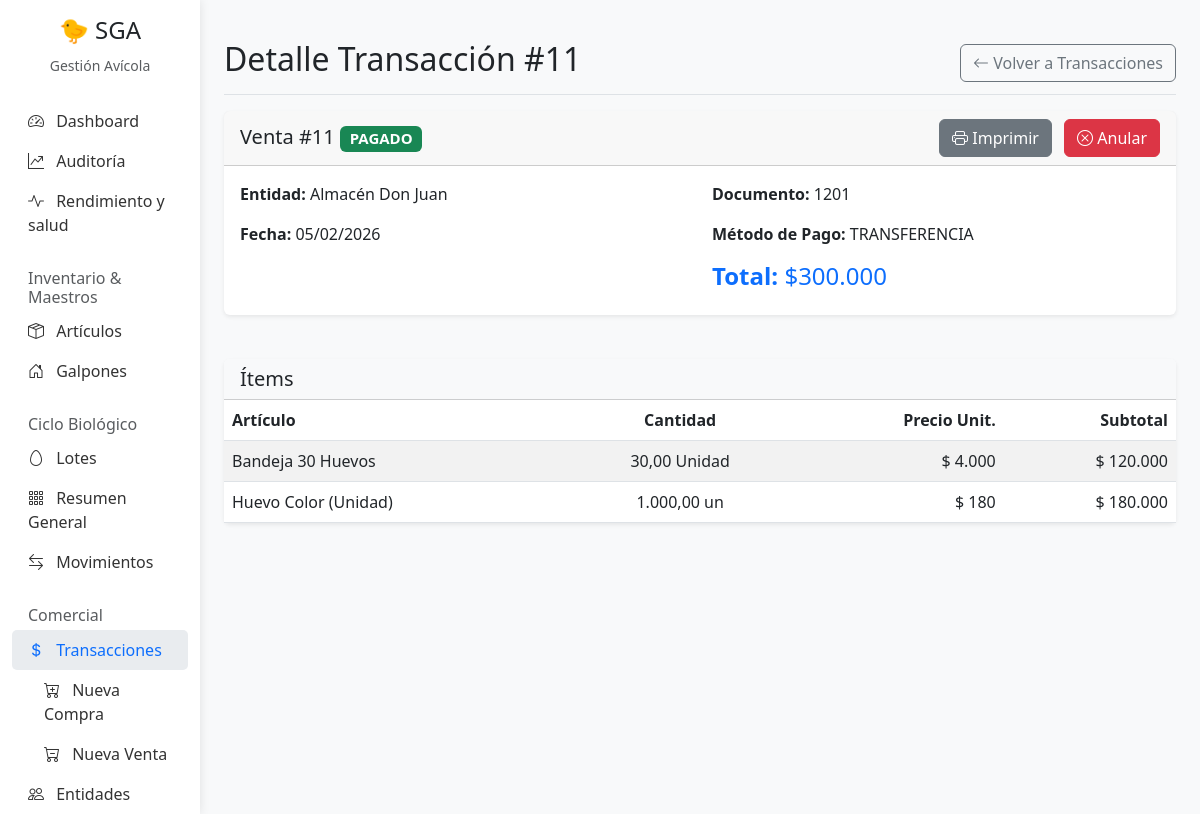
The page /transacciones/11/ on the database its author committed.
### Gestion/models.py (models this page shows, shortened)
class CabeceraTransaccion(models.Model):
    id_transaccion = models.AutoField(primary_key=True)
    tipo_operacion = models.CharField(
        max_length=20,
        choices=TipoOperacion.choices
    )
    entidad = models.ForeignKey(Entidad, on_delete=models.PROTECT)
    fecha = models.DateField(default=timezone.now)
    numero_documento = models.CharField(max_length=50, blank=True, null=True)
    monto_total = models.DecimalField(max_digits=12, decimal_places=2, default=0)
    estado_pago = models.CharField(
        max_length=20,
        choices=EstadoPago.choices,
        default=EstadoPago.PENDIENTE
    )
    metodo_pago = models.CharField(
        max_length=20,
        choices=MetodoPago.choices,
        default=MetodoPago.EFECTIVO
    )
    observaciones = models.TextField(blank=True, null=True)

class Entidad(models.Model):
    id_entidad = models.AutoField(primary_key=True)
    nombre_razon_social = models.CharField(max_length=200)
    rut = models.CharField(max_length=20, blank=True, null=True)
    es_cliente = models.BooleanField(default=False)
    es_proveedor = models.BooleanField(default=False)
    telefono = models.CharField(max_length=50, blank=True, null=True)
    direccion = models.CharField(max_length=250, blank=True, null=True)

class DetalleTransaccion(models.Model):
    id_detalle = models.AutoField(primary_key=True)
    transaccion = models.ForeignKey(CabeceraTransaccion, on_delete=models.CASCADE, related_name='detalles')
    articulo = models.ForeignKey(Articulo, on_delete=models.PROTECT)
    cantidad = models.DecimalField(max_digits=10, decimal_places=2)
    precio_unitario = models.DecimalField(max_digits=10, decimal_places=2)
    subtotal = models.DecimalField(max_digits=12, decimal_places=2, editable=False)

class Articulo(models.Model):
    id_articulo = models.AutoField(primary_key=True)
    class UnidadMedida(models.TextChoices):
        UNIDAD = 'Unidad', 'Unidad'
        KG = 'Kg', 'Kg'
        LITRO = 'Litro', 'Litro'
    nombre = models.CharField(max_length=200)
    tipo = models.CharField(max_length=20, choices=TipoArticulo.choices)
    unidad_medida = models.CharField(max_length=50, choices=UnidadMedida.choices, default=UnidadMedida.UNIDAD)
    controlar_stock = models.BooleanField(default=True)
    stock_actual = models.DecimalField(max_digits=10, decimal_places=2, default=0)
    stock_minimo = models.DecimalField(max_digits=10, decimal_places=2, default=0)
    precio_referencia = models.DecimalField(max_digits=10, decimal_places=2, default=0, help_text="Precio base para compras o ventas")
    es_insumo_receta = models.BooleanField(default=False, help_text="Marcar si es un envase o insumo auxiliar para recetas (no se muestra en Kiosco)")

### Gestion/views.py (the view)
# urls.py: path('transacciones/<int:pk>/', views.transaccion_detail, name='transaccion-detail'), # Changed from delete
def transaccion_detail(request, pk):
    transaccion = get_object_or_404(CabeceraTransaccion, pk=pk)
    return render(request, 'Gestion/transaccion_detail.html', {'transaccion': transaccion, 'title': f'Detalle Transacción #{transaccion.pk}'})

### Gestion/templates/Gestion/transaccion_detail.html (shortened to what this page needs)
{% extends 'Gestion/base.html' %}
{% load humanize %}
{% block content %}
<div class="d-flex justify-content-between flex-wrap flex-md-nowrap align-items-center pt-3 pb-2 mb-3 border-bottom">
    <h1 class="h2">{{ title }}</h1>
    <div class="btn-toolbar mb-2 mb-md-0">
        <a href="{% url 'transaccion-list' %}" class="btn btn-outline-secondary">
            <i class="bi bi-arrow-left"></i> Volver a Transacciones
        </a>
    </div>
</div>
<div class="row">
    <div class="col-md-12 mb-4">
        <div class="card shadow-sm">
            <div class="card-header d-flex justify-content-between align-items-center">
                <h5 class="mb-0">
                    {{ transaccion.get_tipo_operacion_display }} #{{ transaccion.pk }}
                    {% if transaccion.estado_pago == 'PENDIENTE' %}
                    <span class="badge bg-warning text-dark">PENDIENTE</span>
                    {% elif transaccion.estado_pago == 'PAGADO' %}
                    <span class="badge bg-success">PAGADO</span>
                    {% elif transaccion.estado_pago == 'ANULADO' %}
                    <span class="badge bg-danger">ANULADO</span>
                    {% endif %}
                </h5>
                <div>
                    <button onclick="window.print()" class="btn btn-secondary me-2">
                        <i class="bi bi-printer"></i> Imprimir
                    </button>
                    {% if transaccion.estado_pago != 'ANULADO' %}
                    <a href="{% url 'transaccion-cambiar-estado' transaccion.pk 'ANULADO' %}" class="btn btn-danger"
                        onclick="return confirm('¿ANULAR transacción? Se revertirá el stock. Esta acción es irreversible.')">
                        <i class="bi bi-x-circle"></i> Anular
                    </a>
                    {% endif %}
                </div>
            </div>
            <div class="card-body">
                <div class="row">
                    <div class="col-md-6">
                        <p><strong>Entidad:</strong> {{ transaccion.entidad.nombre_razon_social }}</p>
                        <p><strong>Fecha:</strong> {{ transaccion.fecha|date:"d/m/Y" }}</p>
                    </div>
                    <div class="col-md-6">
                        <p><strong>Documento:</strong> {{ transaccion.numero_documento|default:"N/A" }}</p>
                        <p><strong>Método de Pago:</strong> {{ transaccion.metodo_pago|default:"N/A" }}</p>
                        <p class="h4 mt-3 text-primary"><strong>Total:</strong>
                            ${{ transaccion.monto_total|floatformat:0|intcomma }}</p>
                    </div>
                </div>
            </div>
        </div>
    </div>
    {% if transaccion.detalles.exists %}
    <div class="col-md-12">
        <div class="card shadow-sm">
            <div class="card-header bg-light">
                <h5 class="mb-0">Ítems</h5>
            </div>
            <div class="card-body p-0">
                <div class="table-responsive">
                    <table class="table table-striped mb-0">
                        <thead>
                            <tr>
                                <th>Artículo</th>
                                <th class="text-center">Cantidad</th>
                                <th class="text-end">Precio Unit.</th>
                                <th class="text-end">Subtotal</th>
                            </tr>
                        </thead>
                        <tbody>
                            {% for item in transaccion.detalles.all %}
                            <tr>
                                <td>{{ item.articulo.nombre }}</td>
                                <td class="text-center">{{ item.cantidad }} {{ item.articulo.unidad_medida }}</td>
                                <td class="text-end">$ {{ item.precio_unitario|floatformat:0|intcomma }}</td>
                                <td class="text-end">$ {{ item.subtotal|floatformat:0|intcomma }}</td>
                            </tr>
                            {% endfor %}
                        </tbody>
                    </table>
                </div>
            </div>
        </div>
    </div>
    {% endif %}
</div>
{% endblock %}

### Gestion/templates/Gestion/base.html (style rules this page uses)
body { background-color: #f8f9fa; }
.card { border: none; box-shadow: 0 2px 4px rgba(0, 0, 0, 0.05); margin-bottom: 20px; }

### rows shown on the page
DetalleTransaccion: articulo.nombre "Bandeja 30 Huevos", cantidad "30,00", articulo.unidad_medida "Unidad", precio_unitario "4.000", subtotal "120.000"
DetalleTransaccion: articulo.nombre "Huevo Color (Unidad)", cantidad "1.000,00", articulo.unidad_medida "un", precio_unitario "180", subtotal "180.000"

### other values the page prints
{{ title }} "Detalle Transacción #11"
